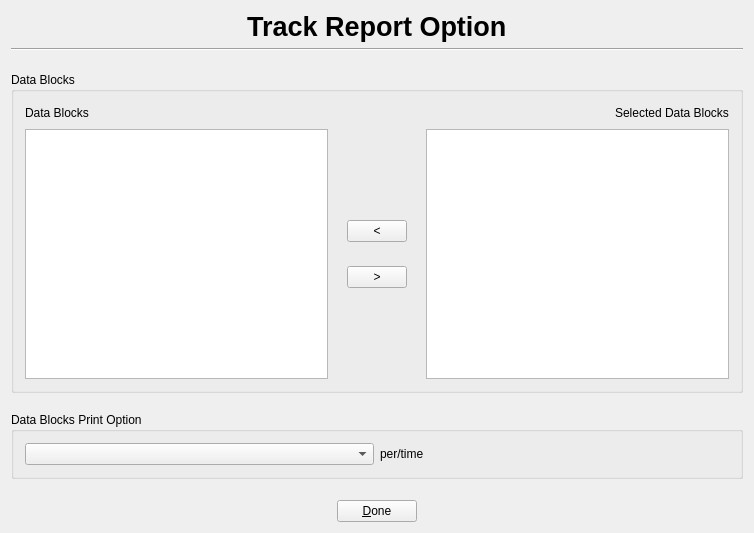
<?xml version="1.0" encoding="UTF-8"?>
<ui version="4.0">
 <class>TrackReportOptionClass</class>
 <widget class="QWidget" name="TrackReportOptionClass">
  <property name="geometry">
   <rect>
    <x>0</x>
    <y>0</y>
    <width>754</width>
    <height>533</height>
   </rect>
  </property>
  <property name="windowTitle">
   <string>TrackReportOption</string>
  </property>
  <layout class="QVBoxLayout" name="verticalLayout_4">
   <item>
    <layout class="QHBoxLayout" name="horizontalLayout_2">
     <item>
      <spacer name="horizontalSpacer_5">
       <property name="orientation">
        <enum>Qt::Horizontal</enum>
       </property>
       <property name="sizeHint" stdset="0">
        <size>
         <width>40</width>
         <height>20</height>
        </size>
       </property>
      </spacer>
     </item>
     <item>
      <widget class="QLabel" name="label">
       <property name="font">
        <font>
         <pointsize>20</pointsize>
         <weight>75</weight>
         <bold>true</bold>
        </font>
       </property>
       <property name="text">
        <string>Track Report Option</string>
       </property>
      </widget>
     </item>
     <item>
      <spacer name="horizontalSpacer_6">
       <property name="orientation">
        <enum>Qt::Horizontal</enum>
       </property>
       <property name="sizeHint" stdset="0">
        <size>
         <width>40</width>
         <height>20</height>
        </size>
       </property>
      </spacer>
     </item>
    </layout>
   </item>
   <item>
    <widget class="Line" name="line">
     <property name="orientation">
      <enum>Qt::Horizontal</enum>
     </property>
    </widget>
   </item>
   <item>
    <spacer name="verticalSpacer_2">
     <property name="orientation">
      <enum>Qt::Vertical</enum>
     </property>
     <property name="sizeType">
      <enum>QSizePolicy::Fixed</enum>
     </property>
     <property name="sizeHint" stdset="0">
      <size>
       <width>20</width>
       <height>15</height>
      </size>
     </property>
    </spacer>
   </item>
   <item>
    <widget class="QGroupBox" name="groupBox">
     <property name="autoFillBackground">
      <bool>true</bool>
     </property>
     <property name="title">
      <string>Data Blocks</string>
     </property>
     <layout class="QVBoxLayout" name="verticalLayout_2">
      <item>
       <layout class="QHBoxLayout" name="horizontalLayout_7">
        <item>
         <layout class="QHBoxLayout" name="horizontalLayout_3">
          <item>
           <widget class="QLabel" name="label_2">
            <property name="text">
             <string>Data Blocks</string>
            </property>
           </widget>
          </item>
          <item>
           <spacer name="horizontalSpacer_4">
            <property name="orientation">
             <enum>Qt::Horizontal</enum>
            </property>
            <property name="sizeHint" stdset="0">
             <size>
              <width>198</width>
              <height>20</height>
             </size>
            </property>
           </spacer>
          </item>
         </layout>
        </item>
        <item>
         <spacer name="horizontalSpacer_11">
          <property name="orientation">
           <enum>Qt::Horizontal</enum>
          </property>
          <property name="sizeHint" stdset="0">
           <size>
            <width>88</width>
            <height>20</height>
           </size>
          </property>
         </spacer>
        </item>
        <item>
         <layout class="QHBoxLayout" name="horizontalLayout_4">
          <item>
           <spacer name="horizontalSpacer_7">
            <property name="orientation">
             <enum>Qt::Horizontal</enum>
            </property>
            <property name="sizeHint" stdset="0">
             <size>
              <width>138</width>
              <height>20</height>
             </size>
            </property>
           </spacer>
          </item>
          <item>
           <widget class="QLabel" name="label_3">
            <property name="text">
             <string>Selected Data Blocks</string>
            </property>
           </widget>
          </item>
         </layout>
        </item>
       </layout>
      </item>
      <item>
       <layout class="QHBoxLayout" name="horizontalLayout_8">
        <item>
         <widget class="QListWidget" name="listDataBlock">
          <property name="selectionMode">
           <enum>QAbstractItemView::MultiSelection</enum>
          </property>
         </widget>
        </item>
        <item>
         <layout class="QVBoxLayout" name="verticalLayout">
          <item>
           <spacer name="verticalSpacer_4">
            <property name="orientation">
             <enum>Qt::Vertical</enum>
            </property>
            <property name="sizeHint" stdset="0">
             <size>
              <width>20</width>
              <height>78</height>
             </size>
            </property>
           </spacer>
          </item>
          <item>
           <layout class="QHBoxLayout" name="horizontalLayout_5">
            <item>
             <spacer name="horizontalSpacer_3">
              <property name="orientation">
               <enum>Qt::Horizontal</enum>
              </property>
              <property name="sizeType">
               <enum>QSizePolicy::Fixed</enum>
              </property>
              <property name="sizeHint" stdset="0">
               <size>
                <width>13</width>
                <height>20</height>
               </size>
              </property>
             </spacer>
            </item>
            <item>
             <widget class="QPushButton" name="btnLeft">
              <property name="maximumSize">
               <size>
                <width>60</width>
                <height>16777215</height>
               </size>
              </property>
              <property name="text">
               <string>&lt;</string>
              </property>
             </widget>
            </item>
            <item>
             <spacer name="horizontalSpacer_10">
              <property name="orientation">
               <enum>Qt::Horizontal</enum>
              </property>
              <property name="sizeType">
               <enum>QSizePolicy::Fixed</enum>
              </property>
              <property name="sizeHint" stdset="0">
               <size>
                <width>13</width>
                <height>20</height>
               </size>
              </property>
             </spacer>
            </item>
           </layout>
          </item>
          <item>
           <spacer name="verticalSpacer_3">
            <property name="orientation">
             <enum>Qt::Vertical</enum>
            </property>
            <property name="sizeType">
             <enum>QSizePolicy::Fixed</enum>
            </property>
            <property name="sizeHint" stdset="0">
             <size>
              <width>20</width>
              <height>18</height>
             </size>
            </property>
           </spacer>
          </item>
          <item>
           <layout class="QHBoxLayout" name="horizontalLayout_6">
            <item>
             <spacer name="horizontalSpacer_8">
              <property name="orientation">
               <enum>Qt::Horizontal</enum>
              </property>
              <property name="sizeType">
               <enum>QSizePolicy::Fixed</enum>
              </property>
              <property name="sizeHint" stdset="0">
               <size>
                <width>13</width>
                <height>20</height>
               </size>
              </property>
             </spacer>
            </item>
            <item>
             <widget class="QPushButton" name="btnRight">
              <property name="maximumSize">
               <size>
                <width>60</width>
                <height>16777215</height>
               </size>
              </property>
              <property name="text">
               <string>&gt;</string>
              </property>
             </widget>
            </item>
            <item>
             <spacer name="horizontalSpacer_9">
              <property name="orientation">
               <enum>Qt::Horizontal</enum>
              </property>
              <property name="sizeType">
               <enum>QSizePolicy::Fixed</enum>
              </property>
              <property name="sizeHint" stdset="0">
               <size>
                <width>13</width>
                <height>20</height>
               </size>
              </property>
             </spacer>
            </item>
           </layout>
          </item>
          <item>
           <spacer name="verticalSpacer_5">
            <property name="orientation">
             <enum>Qt::Vertical</enum>
            </property>
            <property name="sizeHint" stdset="0">
             <size>
              <width>20</width>
              <height>78</height>
             </size>
            </property>
           </spacer>
          </item>
         </layout>
        </item>
        <item>
         <widget class="QListWidget" name="listSelectDataBlock">
          <property name="selectionMode">
           <enum>QAbstractItemView::MultiSelection</enum>
          </property>
         </widget>
        </item>
       </layout>
      </item>
     </layout>
    </widget>
   </item>
   <item>
    <spacer name="verticalSpacer_6">
     <property name="orientation">
      <enum>Qt::Vertical</enum>
     </property>
     <property name="sizeType">
      <enum>QSizePolicy::Fixed</enum>
     </property>
     <property name="sizeHint" stdset="0">
      <size>
       <width>20</width>
       <height>13</height>
      </size>
     </property>
    </spacer>
   </item>
   <item>
    <widget class="QGroupBox" name="groupBox_2">
     <property name="autoFillBackground">
      <bool>true</bool>
     </property>
     <property name="title">
      <string>Data Blocks Print Option</string>
     </property>
     <layout class="QVBoxLayout" name="verticalLayout_3">
      <item>
       <layout class="QHBoxLayout" name="horizontalLayout_9">
        <item>
         <widget class="QComboBox" name="cboBlock"/>
        </item>
        <item>
         <widget class="QLabel" name="label_4">
          <property name="text">
           <string>per/time</string>
          </property>
         </widget>
        </item>
       </layout>
      </item>
     </layout>
    </widget>
   </item>
   <item>
    <spacer name="verticalSpacer">
     <property name="orientation">
      <enum>Qt::Vertical</enum>
     </property>
     <property name="sizeType">
      <enum>QSizePolicy::Fixed</enum>
     </property>
     <property name="sizeHint" stdset="0">
      <size>
       <width>20</width>
       <height>15</height>
      </size>
     </property>
    </spacer>
   </item>
   <item>
    <layout class="QHBoxLayout" name="horizontalLayout">
     <item>
      <spacer name="horizontalSpacer">
       <property name="orientation">
        <enum>Qt::Horizontal</enum>
       </property>
       <property name="sizeHint" stdset="0">
        <size>
         <width>40</width>
         <height>20</height>
        </size>
       </property>
      </spacer>
     </item>
     <item>
      <widget class="QPushButton" name="btnDone">
       <property name="text">
        <string>&amp;Done</string>
       </property>
      </widget>
     </item>
     <item>
      <spacer name="horizontalSpacer_2">
       <property name="orientation">
        <enum>Qt::Horizontal</enum>
       </property>
       <property name="sizeHint" stdset="0">
        <size>
         <width>40</width>
         <height>20</height>
        </size>
       </property>
      </spacer>
     </item>
    </layout>
   </item>
  </layout>
 </widget>
 <layoutdefault spacing="6" margin="11"/>
 <resources/>
 <connections/>
</ui>
